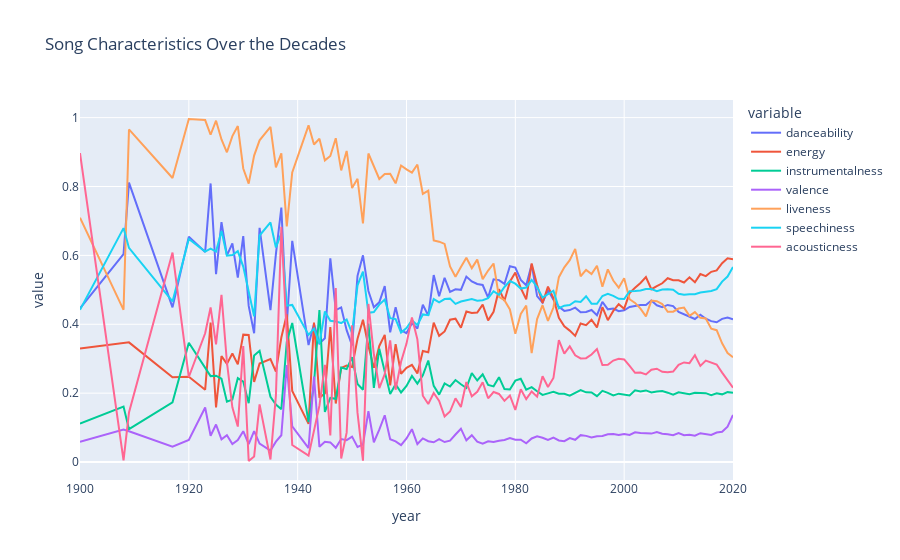

The code cell stored with this chart in its notebook:
### Code cell
sound_features = ['danceability', 'energy', 'instrumentalness', 'valence', 'liveness', 'speechiness', 'acousticness']
plot_music_characteristics(df, sound_features)
